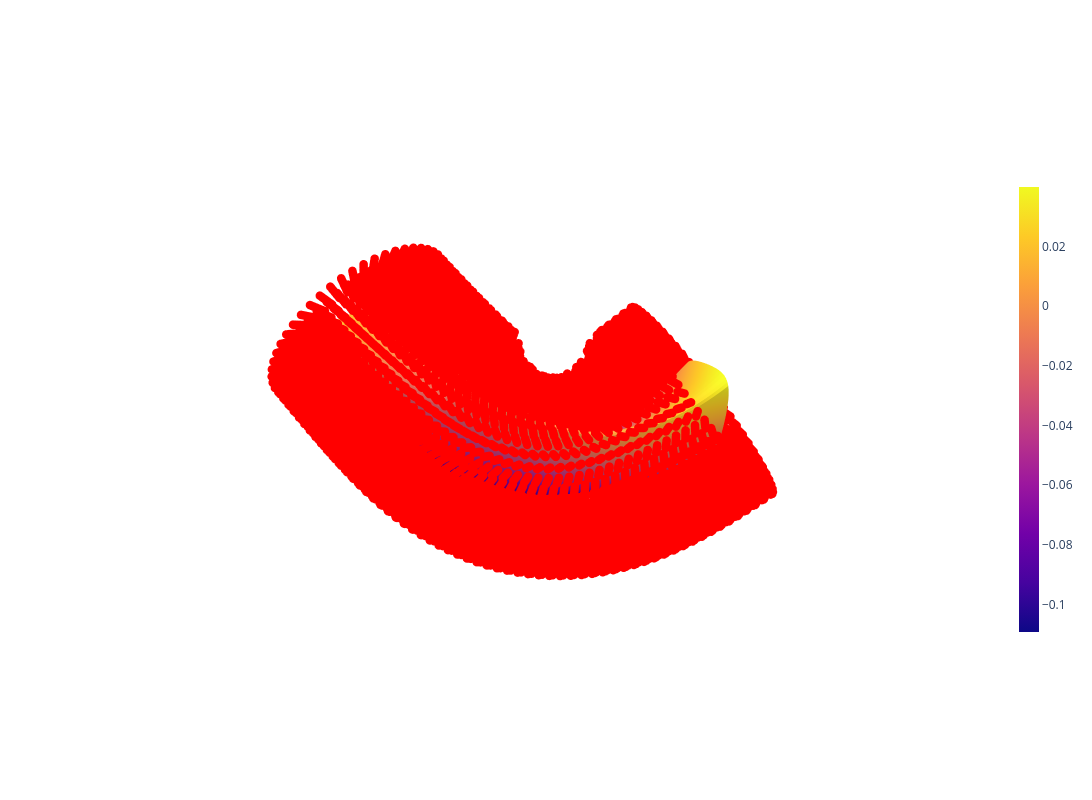

The cell this chart's notebook holds for it:
### Code cell
import gc
import os
import sys
import time
from pathlib import Path
import numpy as np
import jax.numpy as jnp
import jax
from desc.io import load
from desc.dipole import import_dipoles
eq = load('qipm3.h5')
one_period = import_dipoles(3, True, 'qipm_dipoles.csv')
MAG_FILE = 'torsion_grid_circular.focus'
SURF_FILE = 'testeq'
SURFACE_RANGE = "half period"
SURFACE_NPHI   = 64
SURFACE_NTHETA = 64
full = True
save = True
def load_surface(surf_file, surface_range, nphi, ntheta):
    from simsopt.geo import SurfaceRZFourier
    try:
        surface = SurfaceRZFourier.from_vmec_input(str(surf_file), range=surface_range, nphi=nphi, ntheta=ntheta)
    except Exception:
        surface = SurfaceRZFourier.from_focus(str(surf_file), range=surface_range, nphi=nphi, ntheta=ntheta)
    return surface
def apply_symmetries(pho, positions, moments, stellsym=True, coordinate_flag='cartesian'):
    """Apply stellarator symmetries to positions and moments."""
    step = 1
    pos = positions[::step]
    mom = moments[::step]
    if coordinate_flag == 'cylindrical':
        phi_dipole = jnp.arctan2(pos[:, 1], pos[:, 0])
        mom = jnp.stack([mom[:, 0] * jnp.cos(phi_dipole) - mom[:, 1] * jnp.sin(phi_dipole),
                         mom[:, 0] * jnp.sin(phi_dipole) + mom[:, 1] * jnp.cos(phi_dipole),
                         mom[:, 2]], axis=1)
    all_pos, all_mom, all_pho = [], [], []
    stell_list = [1.0] if not stellsym else [1.0, -1.0]
    for stell in stell_list:
        pos_stell = pos * jnp.array([1.0, stell, stell])
        mom_stell = mom * jnp.array([stell, 1.0, 1.0]) if stellsym else mom
        pho_stell = pho * stell if stellsym else pho   # flip only on reflection, not per-rotation
        for i in range(2):
            angle = 2 * jnp.pi * i / 2
            R = jnp.array([[jnp.cos(angle), -jnp.sin(angle), 0.0],
                           [jnp.sin(angle), jnp.cos(angle), 0.0],
                           [0.0, 0.0, 1.0]])
            all_pos.append(pos_stell @ R.T)
            all_mom.append(mom_stell @ R.T)
            all_pho.append(pho_stell)   # same pho for every rotational copy within this stell branch
    return jnp.concatenate(all_pos, axis=0), jnp.concatenate(all_mom, axis=0), jnp.concatenate(all_pho, axis=0)
surface = load_surface(SURF_FILE, SURFACE_RANGE, SURFACE_NPHI, SURFACE_NTHETA)
mags_xyz = np.column_stack((one_period.X, one_period.Y, one_period.Z))
import plotly.graph_objects as go
fig = go.Figure()
fig.add_trace(go.Scatter3d(x=mags_xyz[:, 0],y=mags_xyz[:, 1],z=mags_xyz[:, 2],mode='markers',marker=dict(size=5,color='red',opacity = 1,),))
surface_full = load_surface(SURF_FILE, 'half period', SURFACE_NPHI, SURFACE_NTHETA)
x = surface_full.gamma()[:, :, 0]
y = surface_full.gamma()[:, :, 1]
z = surface_full.gamma()[:, :, 2]
fig.add_trace(go.Surface(x=x, y=y, z=z,opacity=1,colorbar=dict(thickness=20,len=0.75,),))
fig.update_layout(scene=dict(xaxis=dict(visible=False),yaxis=dict(visible=False),zaxis=dict(visible=False),aspectmode='data',camera=dict(eye=dict(x=1.0, y=1.0, z=1.4)),),width=1200,height=800,)
fig.show()

### Figure 1 — Plotly figure (JSON) as saved in the notebook; plotly's stock layout.template omitted (floating-point values rounded to 4 significant figures; data arrays with more than 128 entries replaced by an {"elided": "..."} marker saying what was removed)
{"data": [{"marker": {"color": "red", "opacity": 1, "size": 5}, "mode": "markers", "type": "scatter3d", "x": {"elided": "35620 float values"}, "y": {"elided": "35620 float values"}, "z": {"elided": "35620 float values"}}, {"colorbar": {"len": 0.75, "thickness": 20}, "opacity": 1, "type": "surface", "x": {"elided": "64x64 float values"}, "y": {"elided": "64x64 float values"}, "z": {"elided": "64x64 float values"}}], "layout": {"height": 800, "scene": {"aspectmode": "data", "camera": {"eye": {"x": 1, "y": 1, "z": 1.4}}, "xaxis": {"visible": false}, "yaxis": {"visible": false}, "zaxis": {"visible": false}}, "width": 1200}}
